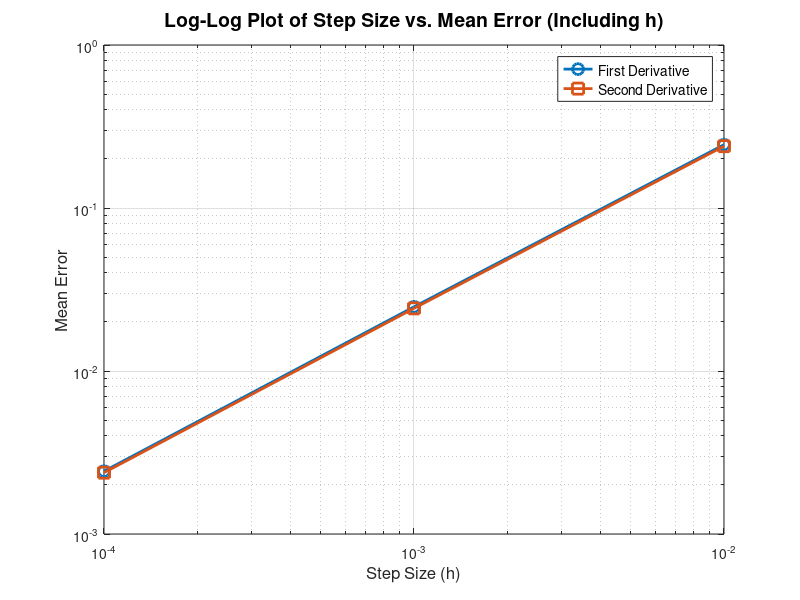
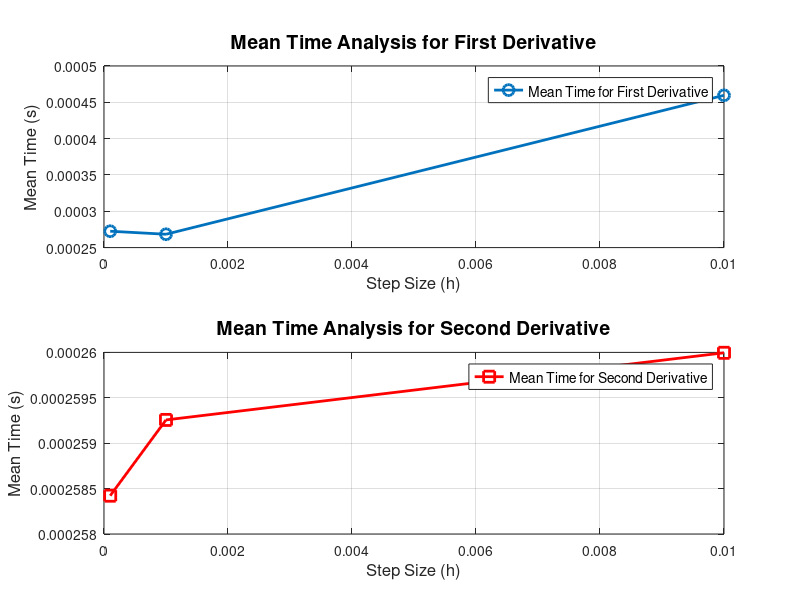

The MATLAB script that drew these images, in order:
clc;
clear;
close all;

% Function to define the differential equation dy/dx = f(x, y)
f = @(x, y) (exp(-5.*x).*sin(75.*x) + 0.0001 * rand(size(x)));

% Initial conditions
x0 = 0;
y0 = exp(-5.*x0).*sin(75.*x0);

% Time span
tspan = [0, 1];  % Adjust the end point as needed

% Different step sizes (h values)
h_values = [0.01, 0.001, 0.0001];
num_iterations = 10;

% Initialize cell arrays to store errors
errors_first_derivative = cell(size(h_values));
errors_second_derivative = cell(size(h_values));

% Initialize arrays to store max errors
mean_errors_first_derivative = zeros(size(h_values));
mean_errors_second_derivative = zeros(size(h_values));

% Initialize arrays to store mean times
mean_times_first_derivative = zeros(size(h_values));
mean_times_second_derivative = zeros(size(h_values));

% Initialize arrays to store individual iteration times
times_first_derivative = zeros(1, num_iterations);
times_second_derivative = zeros(1, num_iterations);

% Loop through different step sizes
for i = 1:length(h_values)
    h = h_values(i);
   
    % Solve the ODE using ode45 with options
    options = odeset('RelTol', 1e-6, 'AbsTol', 1e-6);
    [x, y] = ode45(f, tspan, y0, options);
    
    % Calculate exact derivatives
    f_prime_exact = exp(-5.*x).*(5.*sin(75.*x)-75*cos(75.*x));
    f_double_prime_exact = exp(x);
    
    % Perform multiple iterations
    for iter = 1:num_iterations
       
        % Timing for Numerical Derivatives
        tic;
        % Calculate numerical derivatives
        y_prime_numerical = gradient(y, x);
        times_first_derivative(iter) = toc;

        tic;
        y_double_prime_numerical = gradient(y_prime_numerical, x);
        times_second_derivative(iter) = toc;
    end

 % Calculate errors including h
  errors_first_derivative{i} = h * abs(y_prime_numerical - f_prime_exact);
  errors_second_derivative{i} = h * abs(y_double_prime_numerical - f_double_prime_exact);

 % Store the mean errors
  mean_errors_first_derivative(i) = (mean(errors_first_derivative{i}));
  mean_errors_second_derivative(i) = (mean(errors_second_derivative{i}));

 % Store the mean times for both derivatives
  mean_times_first_derivative(i) = mean(times_first_derivative);
  mean_times_second_derivative(i) = mean(times_second_derivative);
end

% Plot the log-log results
figure;

% Plot for the first derivative
loglog(h_values, mean_errors_first_derivative, '-o', 'LineWidth', 2, 'MarkerSize', 8, 'DisplayName', 'First Derivative');
hold on;

% Plot for the second derivative
loglog(h_values, mean_errors_second_derivative, '-s', 'LineWidth', 2, 'MarkerSize', 8, 'DisplayName', 'Second Derivative');

xlabel('Step Size (h)', 'FontSize', 12);
ylabel('Mean Error', 'FontSize', 12);
title('Log-Log Plot of Step Size vs. Mean Error (Including h)', 'FontSize', 14);
legend('Location', 'Best', 'FontSize', 10);
grid on;
set(gca, 'Fontsize', 10);

% Plot mean times
figure;
subplot(2, 1, 1);
plot(h_values, mean_times_first_derivative, '-o', 'LineWidth', 2, 'MarkerSize', 8, 'DisplayName', 'Mean Time for First Derivative');
xlabel('Step Size (h)', 'FontSize', 12);
ylabel('Mean Time (s)', 'FontSize', 12);
title('Mean Time Analysis for First Derivative', 'FontSize', 14);
legend('Location', 'Best', 'FontSize', 10);
grid on;
set(gca, 'Fontsize', 10);

subplot(2, 1, 2);
plot(h_values, mean_times_second_derivative, 'r-s', 'LineWidth', 2, 'MarkerSize', 8, 'DisplayName', 'Mean Time for Second Derivative');
xlabel('Step Size (h)', 'FontSize', 12);
ylabel('Mean Time (s)', 'FontSize', 12);
title('Mean Time Analysis for Second Derivative', 'FontSize', 14);
legend('Location', 'Best', 'FontSize', 10);
grid on;
set(gca, 'Fontsize', 10);